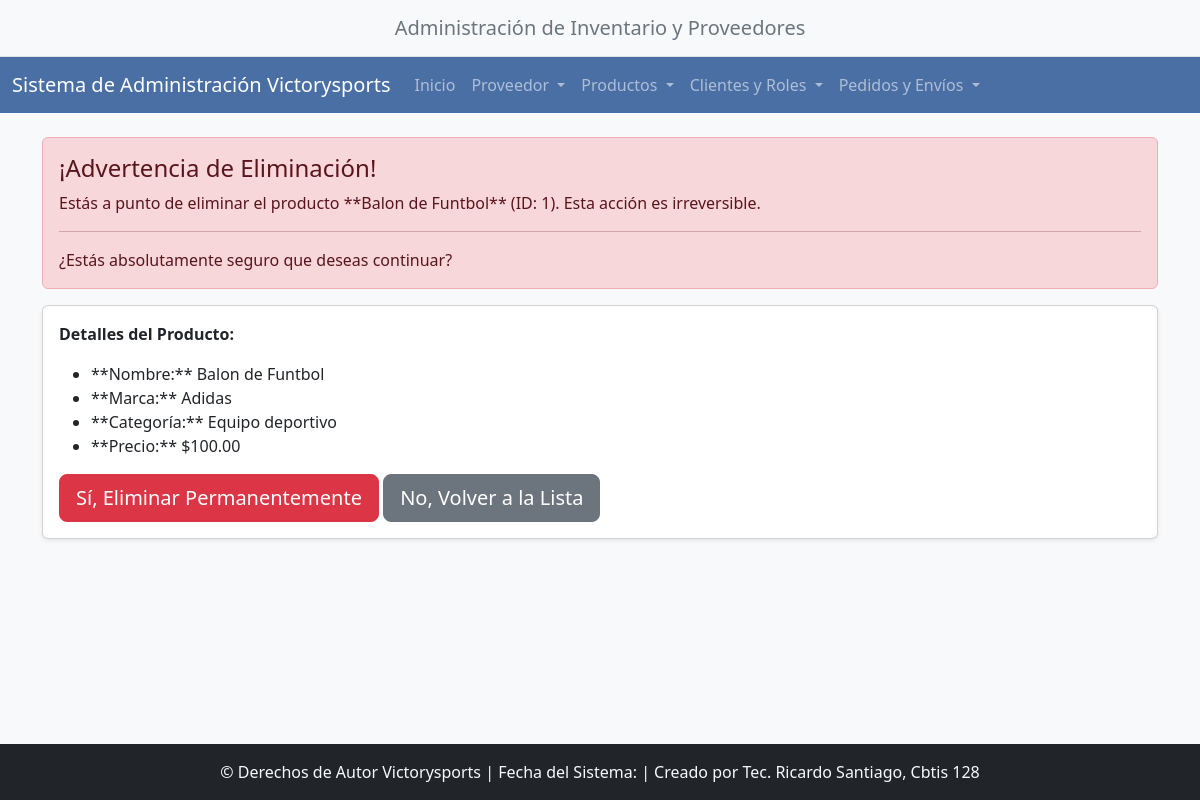
The page /productos/borrar/1/ on the database its author committed.
### app_victorysports/models.py (models this page shows, shortened)
class Producto(models.Model):
    id_producto = models.AutoField(primary_key=True)
    nombre = models.CharField(max_length=255)
    precio_unitario = models.DecimalField(max_digits=10, decimal_places=2)
    stock = models.IntegerField(default=0)
    marca = models.CharField(max_length=100)
    img_url = models.URLField(max_length=255, blank=True, null=True)
    categoria = models.ForeignKey(Categoria, on_delete=models.SET_NULL, null=True, related_name='productos')
    color = models.CharField(max_length=50)
    class Meta:
        verbose_name = "Producto"
        verbose_name_plural = "Productos"

class Categoria(models.Model):
    nombre = models.CharField(max_length=100, unique=True)
    activo = models.BooleanField(default=True)
    fecha_creacion = models.DateField(auto_now_add=True)
    class Meta:
        verbose_name = "Categoría de Producto"
        verbose_name_plural = "Categorías de Productos"
    def __str__(self):
        return self.nombre

### app_victorysports/views.py (the view)
# urls.py: path('productos/borrar/<int:pk>/', views.borrar_producto, name='borrar_producto'),
def borrar_producto(request, pk):
    producto = get_object_or_404(Producto, pk=pk)
    if request.method == 'POST':
        producto.delete()
        return redirect(reverse('ver_producto'))
    context = {'producto': producto}
    return render(request, 'producto/borrar_producto.html', context)

### app_victorysports/templates/producto/borrar_producto.html (shortened to what this page needs)
{% extends "base.html" %}
{% block content %}
<div class="alert alert-danger" role="alert">
    <h4 class="alert-heading">¡Advertencia de Eliminación!</h4>
    <p>Estás a punto de eliminar el producto **{{ producto.nombre }}** (ID: {{ producto.id_producto }}). Esta acción es irreversible.</p>
    <hr>
    <p class="mb-0">¿Estás absolutamente seguro que deseas continuar?</p>
</div>
<div class="card shadow-sm">
    <div class="card-body">
        <p><strong>Detalles del Producto:</strong></p>
        <ul>
            <li>**Nombre:** {{ producto.nombre }}</li>
            <li>**Marca:** {{ producto.marca }}</li>
            <li>**Categoría:** {{ producto.categoria }}</li>
            <li>**Precio:** ${{ producto.precio_unitario }}</li>
        </ul>
        <form method="POST" action="{% url 'borrar_producto' pk=producto.id_producto %}">
            <button type="submit" class="btn btn-danger btn-lg">Sí, Eliminar Permanentemente</button>
            <a href="{% url 'ver_producto' %}" class="btn btn-secondary btn-lg">No, Volver a la Lista</a>
        </form>
    </div>
</div>
{% endblock content %}

### app_victorysports/templates/base.html (style rules this page uses)
body { background-color: #f8f9fa; }
html { position: relative; min-height: 100%; }
body { margin-bottom: 70px; }

### rows shown on the page
Producto: nombre "Balon de Funtbol", id_producto "1", marca "Adidas", categoria "Equipo deportivo", precio_unitario "100.00"
